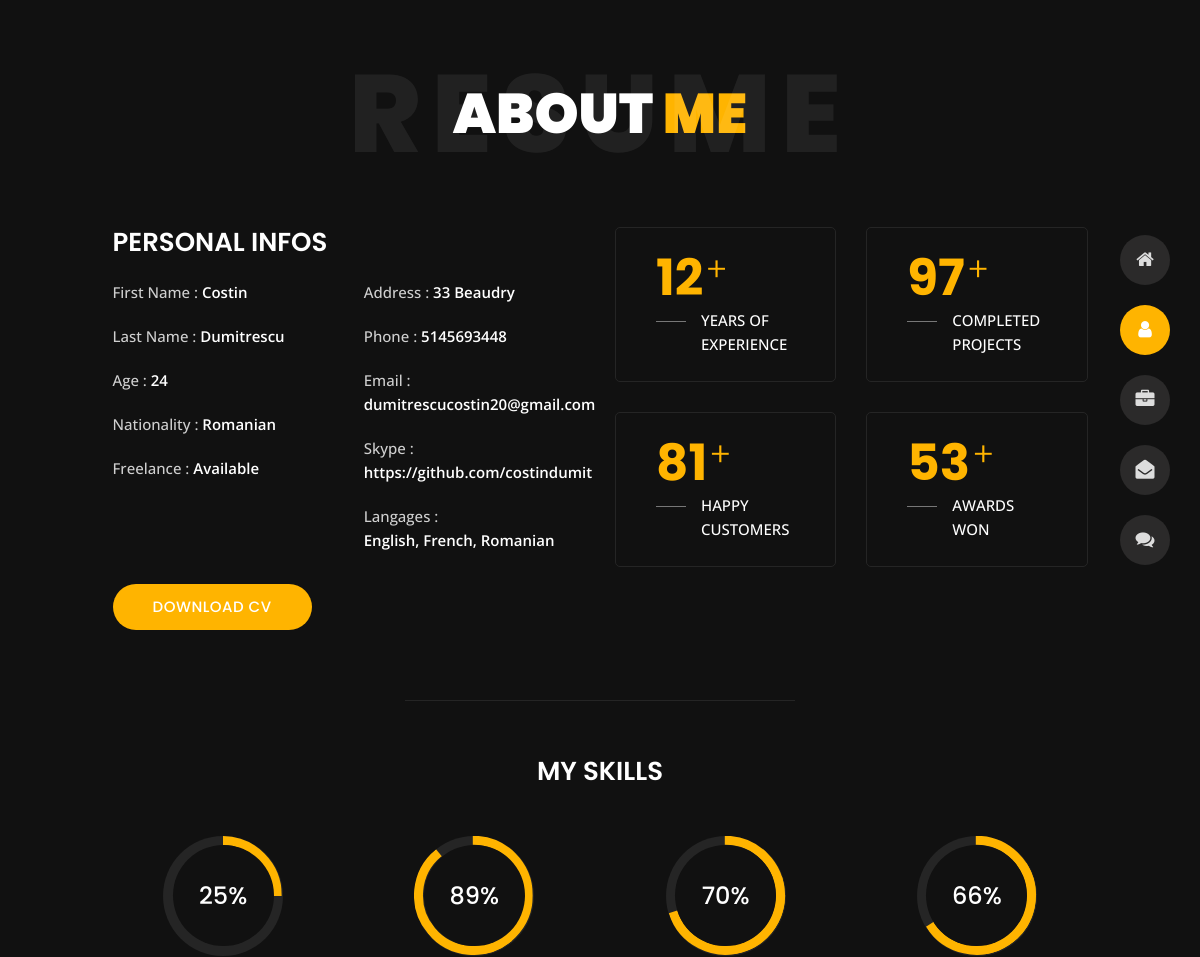
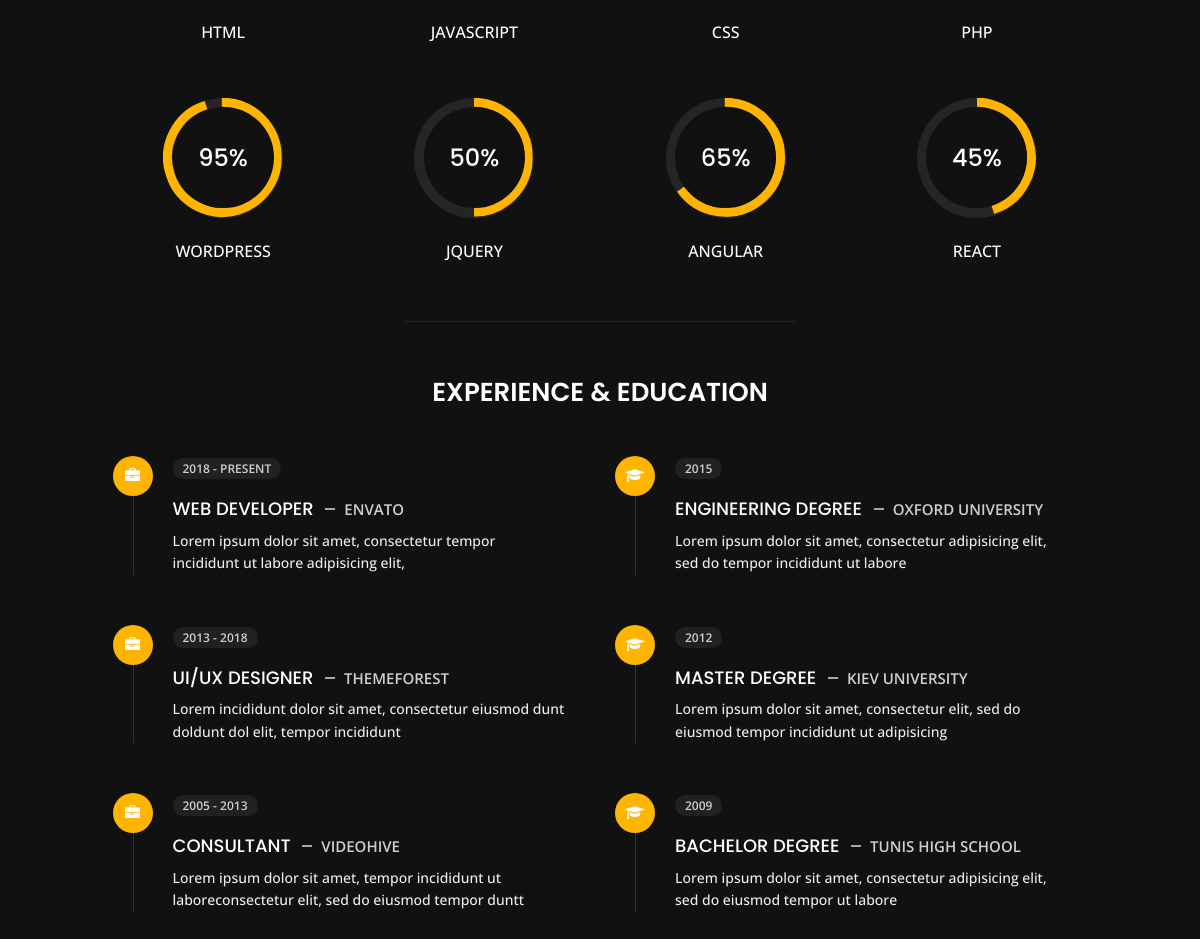
The page /about/ on the database its author committed (2 pictures, top to bottom).
### resume/models.py (models this page shows)
class Resume(models.Model):
  First_Name = models.CharField(max_length=30)
  Last_Name = models.CharField(max_length=30)
  Age = models.CharField(max_length=30)
  Nationality = models.CharField(max_length=30)
  Freelance = models.CharField(max_length=30, default="Available")
  Address = models.CharField(max_length=30)
  Phone = models.CharField(max_length=12)
  Email = models.CharField(max_length=30)
  Github = models.CharField(max_length=30)
  Languages = models.CharField(max_length=30)

### resume/views.py (the view)
# urls.py: path('about/', views.about, name='about'),
def about(request):
  resume = Resume.objects.get(pk=1)
  return render(request, 'resume/about.html', {"resume" :resume})

### resume/templates/resume/about.html (shortened to what this page needs)
{% extends "resume/base_2.html" %}
{% block content %}
  <section class="title-section text-left text-sm-center revealator-slideup revealator-once revealator-delay1">
    <h1>ABOUT <span>ME</span></h1>
    <span class="title-bg">Resume</span>
  </section>
  <section class="main-content revealator-slideup revealator-once revealator-delay1">
    <div class="container">
      <div class="row">
        <div class="col-12 col-lg-5 col-xl-6">
          <div class="row">
            <div class="col-12">
              <h3 class="text-uppercase custom-title mb-0 ft-wt-600">personal infos</h3>
            </div>
            <div class="col-6">
              <ul class="about-list list-unstyled open-sans-font">
                <li> <span class="title">first name :</span> <span
                    class="value d-block d-sm-inline-block d-lg-block d-xl-inline-block">{{resume.First_Name}}</span> </li>
                <li> <span class="title">last name :</span> <span
                    class="value d-block d-sm-inline-block d-lg-block d-xl-inline-block">{{resume.Last_Name}}</span> </li>
                <li> <span class="title">Age :</span> <span
                    class="value d-block d-sm-inline-block d-lg-block d-xl-inline-block">{{resume.Age}}</span> </li>
                <li> <span class="title">Nationality :</span> <span
                    class="value d-block d-sm-inline-block d-lg-block d-xl-inline-block">{{resume.Nationality}}</span> </li>
                <li> <span class="title">Freelance :</span> <span
                    class="value d-block d-sm-inline-block d-lg-block d-xl-inline-block">{{resume.Freelance}}</span> </li>
              </ul>
            </div>
            <div class="col-6">
              <ul class="about-list list-unstyled open-sans-font">
                <li> <span class="title">Address :</span> <span
                    class="value d-block d-sm-inline-block d-lg-block d-xl-inline-block">{{resume.Address}}</span> </li>
                <li> <span class="title">phone :</span> <span
                    class="value d-block d-sm-inline-block d-lg-block d-xl-inline-block">{{resume.Phone}}</span> </li>
                <li> <span class="title">Email :</span> <span
                    class="value d-block d-sm-inline-block d-lg-block d-xl-inline-block">{{resume.Email}}</span> </li>
                <li> <span class="title">Skype :</span> <span
                    class="value d-block d-sm-inline-block d-lg-block d-xl-inline-block">{{resume.Github}}</span> </li>
                <li> <span class="title">langages :</span> <span
                    class="value d-block d-sm-inline-block d-lg-block d-xl-inline-block">{{resume.Languages}}</span> </li>
              </ul>
            </div>
            <div class="col-12 mt-3">
              <a href="about.html" class="btn btn-download">Download CV</a>
            </div>
          </div>
        </div>
        <div class="col-12 col-lg-7 col-xl-6 mt-5 mt-lg-0">
          <div class="row">
            <div class="col-6">
              <div class="box-stats with-margin">
                <h3 class="poppins-font position-relative">12</h3>
                <p class="open-sans-font m-0 position-relative text-uppercase">years of <span
                    class="d-block">experience</span></p>
              </div>
            </div>
            <div class="col-6">
              <div class="box-stats with-margin">
                <h3 class="poppins-font position-relative">97</h3>
                <p class="open-sans-font m-0 position-relative text-uppercase">completed <span
                    class="d-block">projects</span></p>
              </div>
            </div>
            <div class="col-6">
              <div class="box-stats">
                <h3 class="poppins-font position-relative">81</h3>
                <p class="open-sans-font m-0 position-relative text-uppercase">Happy<span class="d-block">customers</span>
                </p>
              </div>
            </div>
            <div class="col-6">
              <div class="box-stats">
                <h3 class="poppins-font position-relative">53</h3>
                <p class="open-sans-font m-0 position-relative text-uppercase">awards <span class="d-block">won</span></p>
              </div>
            </div>
          </div>
        </div>
      </div>
      <hr class="separator">
      <div class="row">
        <div class="col-12">
          <h3 class="text-uppercase pb-4 pb-sm-5 mb-3 mb-sm-0 text-left text-sm-center custom-title ft-wt-600">My Skills
          </h3>
        </div>
        <div class="col-6 col-md-3 mb-3 mb-sm-5">
          <div class="c100 p25">
            <span>25%</span>
          </div>
          <h6 class="text-uppercase open-sans-font text-center mt-2 mt-sm-4">html</h6>
        </div>
        <div class="col-6 col-md-3 mb-3 mb-sm-5">
          <div class="c100 p89">
            <span>89%</span>
          </div>
          <h6 class="text-uppercase open-sans-font text-center mt-2 mt-sm-4">javascript</h6>
        </div>
        <div class="col-6 col-md-3 mb-3 mb-sm-5">
          <div class="c100 p70">
            <span>70%</span>
          </div>
          <h6 class="text-uppercase open-sans-font text-center mt-2 mt-sm-4">css</h6>
        </div>
        <div class="col-6 col-md-3 mb-3 mb-sm-5">
          <div class="c100 p66">
            <span>66%</span>
          </div>
          <h6 class="text-uppercase open-sans-font text-center mt-2 mt-sm-4">php</h6>
        </div>
        <div class="col-6 col-md-3 mb-3 mb-sm-5">
          <div class="c100 p95">
            <span>95%</span>
          </div>
          <h6 class="text-uppercase open-sans-font text-center mt-2 mt-sm-4">wordpress</h6>
        </div>
        <div class="col-6 col-md-3 mb-3 mb-sm-5">
          <div class="c100 p50">
            <span>50%</span>
          </div>
          <h6 class="text-uppercase open-sans-font text-center mt-2 mt-sm-4">jquery</h6>
        </div>
        <div class="col-6 col-md-3 mb-3 mb-sm-5">
          <div class="c100 p65">
            <span>65%</span>
          </div>
          <h6 class="text-uppercase open-sans-font text-center mt-2 mt-sm-4">angular</h6>
        </div>
        <div class="col-6 col-md-3 mb-3 mb-sm-5">
          <div class="c100 p45">
            <span>45%</span>
          </div>
          <h6 class="text-uppercase open-sans-font text-center mt-2 mt-sm-4">react</h6>
        </div>
      </div>
      <hr class="separator mt-1">
      <div class="row">
        <div class="col-12">
          <h3 class="text-uppercase pb-5 mb-0 text-left text-sm-center custom-title ft-wt-600">Experience <span>&</span>
            Education</h3>
        </div>
        <div class="col-lg-6 m-15px-tb">
          <div class="resume-box">
            <ul>
              <li>
                <div class="icon">
                  <i class="fa fa-briefcase"></i>
                </div>
                <span class="time open-sans-font text-uppercase">2018 - Present</span>
                <h5 class="poppins-font text-uppercase">Web Developer <span class="place open-sans-font">Envato</span>
                </h5>
                <p class="open-sans-font">Lorem ipsum dolor sit amet, consectetur tempor incididunt ut labore adipisicing
                  elit, </p>
              </li>
              <li>
                <div class="icon">
                  <i class="fa fa-briefcase"></i>
                </div>
                <span class="time open-sans-font text-uppercase">2013 - 2018</span>
                <h5 class="poppins-font text-uppercase">UI/UX Designer <span
                    class="place open-sans-font">Themeforest</span></h5>
                <p class="open-sans-font">Lorem incididunt dolor sit amet, consectetur eiusmod dunt doldunt dol elit,
                  tempor incididunt</p>
              </li>
              <li>
                <div class="icon">
                  <i class="fa fa-briefcase"></i>
                </div>
                <span class="time open-sans-font text-uppercase">2005 - 2013</span>
                <h5 class="poppins-font text-uppercase">Consultant <span class="place open-sans-font">Videohive</span>
                </h5>
                <p class="open-sans-font">Lorem ipsum dolor sit amet, tempor incididunt ut laboreconsectetur elit, sed do
                  eiusmod tempor duntt</p>
              </li>
            </ul>
          </div>
        </div>
        <div class="col-lg-6 m-15px-tb">
          <div class="resume-box">
            <ul>
              <li>
                <div class="icon">
                  <i class="fa fa-graduation-cap"></i>
                </div>
                <span class="time open-sans-font text-uppercase">2015</span>
                <h5 class="poppins-font text-uppercase">Engineering Degree <span class="place open-sans-font">Oxford
                    University</span></h5>
                <p class="open-sans-font">Lorem ipsum dolor sit amet, consectetur adipisicing elit, sed do tempor
                  incididunt ut labore</p>
              </li>
              <li>
                <div class="icon">
                  <i class="fa fa-graduation-cap"></i>
                </div>
                <span class="time open-sans-font text-uppercase">2012</span>
                <h5 class="poppins-font text-uppercase">Master Degree <span class="place open-sans-font">Kiev
                    University</span></h5>
                <p class="open-sans-font">Lorem ipsum dolor sit amet, consectetur elit, sed do eiusmod tempor incididunt
                  ut adipisicing</p>
              </li>
              <li>
                <div class="icon">
                  <i class="fa fa-graduation-cap"></i>
                </div>
                <span class="time open-sans-font text-uppercase">2009</span>
                <h5 class="poppins-font text-uppercase">Bachelor Degree <span class="place open-sans-font">Tunis High
                    School</span></h5>
                <p class="open-sans-font">Lorem ipsum dolor sit amet, consectetur adipisicing elit, sed do eiusmod tempor
                  ut labore</p>
              </li>
            </ul>
          </div>
        </div>
      </div>
    </div>
  </section>
{% endblock content %}

### resume/static/css/circle.css (style rules this page uses)
.c100 { position: relative; font-size: 120px; width: 1em; height: 1em; border-radius: 50%; float: left; margin: 0 0.1em 0.1em 0; background-color: #cccccc; }
.c100 *, .c100 *:before, .c100 *:after { -webkit-box-sizing: content-box; -moz-box-sizing: content-box; box-sizing: content-box; }
.c100 > span { position: absolute; width: 100%; z-index: 1; left: 0; top: 0; width: 5em; line-height: 5em; font-size: 0.2em; color: #cccccc; display: block; text-align: center; white-space: nowrap; -webkit-transition-property: all; -moz-transition-property: all; -o-transition-property: all; transition-property: all; -webkit-transition-duration: 0.2s; -moz-transition-duration: 0.2s; -o-transition-duration: 0.2s; transition-duration: 0.2s; -webkit-transition-timing-function: ease-out; -moz-transition-timing-function: ease-out; -o-transition-timing-function: ease-out; transition-timing-function: ease-out; }
.c100:after { position: absolute; top: 0.08em; left: 0.08em; display: block; content: " "; border-radius: 50%; background-color: #f5f5f5; width: 0.84em; height: 0.84em; -webkit-transition-property: all; -moz-transition-property: all; -o-transition-property: all; transition-property: all; -webkit-transition-duration: 0.2s; -moz-transition-duration: 0.2s; -o-transition-duration: 0.2s; transition-duration: 0.2s; -webkit-transition-timing-function: ease-in; -moz-transition-timing-function: ease-in; -o-transition-timing-function: ease-in; transition-timing-function: ease-in; }

### resume/static/css/skins/yellow.css (style rules this page uses)
.home h1, .about .box-stats h3, .title-section h1 span, #menu li.active a, body.light #menu li.active a, .blog .post-container:hover .post-content .entry-header h3 a, .blog .post-content .entry-header h3 a:hover, .contact .custom-span-contact i, .portfolio .slideshow figcaption h3, .portfolio .slideshow a, .portfolio .grid figure:hover figcaption, .blog-post .meta i { color: #ffb400; }
.about .resume-box .icon, .contact ul.social li a:hover, body.light.contact ul.social li a:hover, .preloader .loader, .blog .page-link:hover, .blog .page-item.active .page-link, body.light.blog .page-link:hover, body.light.blog .page-item.active .page-link, .portfolio .grid li figure div, .header ul.icon-menu li.icon-box.active, .header ul.icon-menu li.icon-box:hover, body.light .header ul.icon-menu li.icon-box.active, body.light .header ul.icon-menu li.icon-box:hover, .btn, .header .icon-box h2, .home .color-block, .title-section hr, .portfolio .slideshow .carousel-indicators li.active { background-color: #ffb400; }

### rows shown on the page
Resume: First_Name "Costin", Last_Name "Dumitrescu", Age "24", Nationality "Romanian", Freelance "Available", Address "33 Beaudry", Phone "5145693448", Email "dumitrescucostin20@gmail.com", Github "https://github.com/costindumit", Languages "English, French, Romanian"
